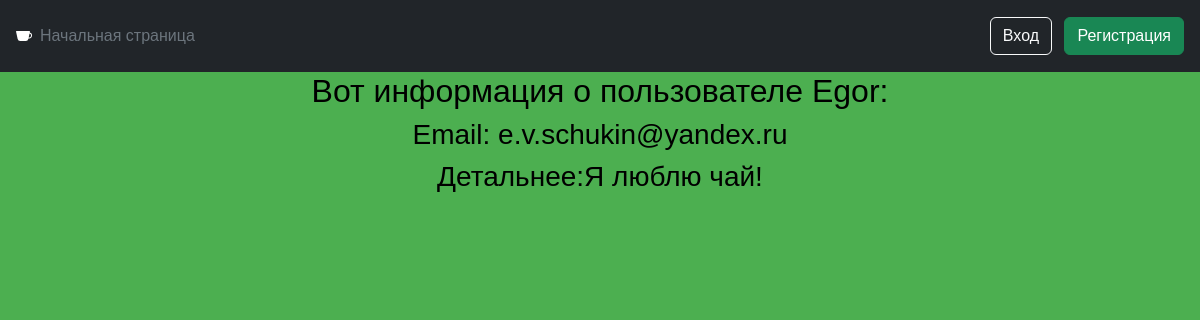
/user/detail/1, run on the app's committed database.
### user/models.py (models this page shows, shortened)
class MyUser(AbstractUser):
    avatar = models.ImageField(
        upload_to=avatar_image_path,
        null=True,
        blank=True,
        verbose_name="Аватарка",
    )
    detail = models.TextField(
        null=True,
        max_length=550,
        verbose_name="детали",
        help_text="расскажите о себе детальнее",
    )
    class Meta:
        verbose_name = "пользователь"
        verbose_name_plural = "пользователи"
        default_related_name = "user"

### user/views.py (the view)
# urls.py: path("detail/<int:pk>", AboutView.as_view(), name="detail"),
class AboutView(DetailView):
    template_name = "user/detail.html"
    context_object_name = "user"
    model = MyUser

### templates/user/detail.html (shortened to what this page needs)
{% extends 'base.html' %}
{% block content %}
    <div class ="container">
        <h2 align="center">Вот информация о пользователе {{ user.username }}:</h2>
        <div class="container d-flex align-items-center justify-content-center">
            <h3>Email: {{ user.email }}</h3>
        </div>
        <div class="container d-flex align-items-center justify-content-center">
            <h3>Детальнее:</h3>
            {% if user.detail %}
                <h3> {{ user.detail }}</h3>
            {% else %}
                <h3> Мы пока не знаем...</h3>
            {% endif %}
        </div>
    </div>
{% endblock %}

### static/css/styles.css (style rules this page uses)
body { background-color: #4CAF50; color: black; font-family: Arial, sans-serif; }
h1, h2, h3, h4, h5, h6 { color: black; }

### data on the page
MyUser: username "Egor", email "e.v.schukin@yandex.ru", detail "Я люблю чай!"
